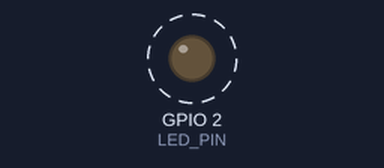
Simulated run of this program. Board: ESP32. Shown: output pins drawn as LEDs (lit = HIGH). Dashed ring = blinking. What the program prints to the serial monitor is not drawn.

Above: at 0.2 s.
Timing chart, 0 to 3.0 s (numbered marks = the images above):
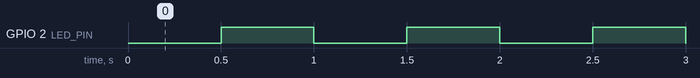

Measured:
- by itself, GPIO 2 (LED_PIN): alternates HIGH for 0.50 s and LOW for 0.50 s

The program:

main.cpp
```cpp
#include <Arduino.h>

/*
 * Ex02: 1Hz LED Blink using millis()
 *
 * 原理说明:
 * - millis() 返回系统启动后的毫秒数
 * - 通过比较当前时间和上次执行时间来实现定时
 * - 优点: 不阻塞CPU，可以同时执行其他任务
 *
 * 1Hz = 1秒闪烁一次 = 亮500ms + 灭500ms
*/

const int LED_PIN = 2;           // ESP32 默认 LED 引脚 (GPIO2)
const unsigned long INTERVAL = 500;  // 闪烁间隔 500ms

unsigned long previousMillis = 0;    // 上次LED状态改变的时间
int ledState = LOW;                  // 当前LED状态

void setup() {
    pinMode(LED_PIN, OUTPUT);   // 设置LED引脚为输出模式
    Serial.begin(115200);       // 初始化串口
    Serial.println("Ex02: 1Hz LED Blink with millis()");
    Serial.println("LED will blink at 1Hz (500ms ON, 500ms OFF)");
}

void loop() {
    unsigned long currentMillis = millis();  // 获取当前时间

    // 检查是否达到定时间隔
    if (currentMillis - previousMillis >= INTERVAL) {
        previousMillis = currentMillis;  // 更新上次时间

        // 翻转LED状态
        ledState = !ledState;
        digitalWrite(LED_PIN, ledState);

        // 打印当前状态
        Serial.print("LED: ");
        Serial.println(ledState == HIGH ? "ON" : "OFF");
    }
    // 注意: 这里可以添加其他非阻塞的任务
}
```
